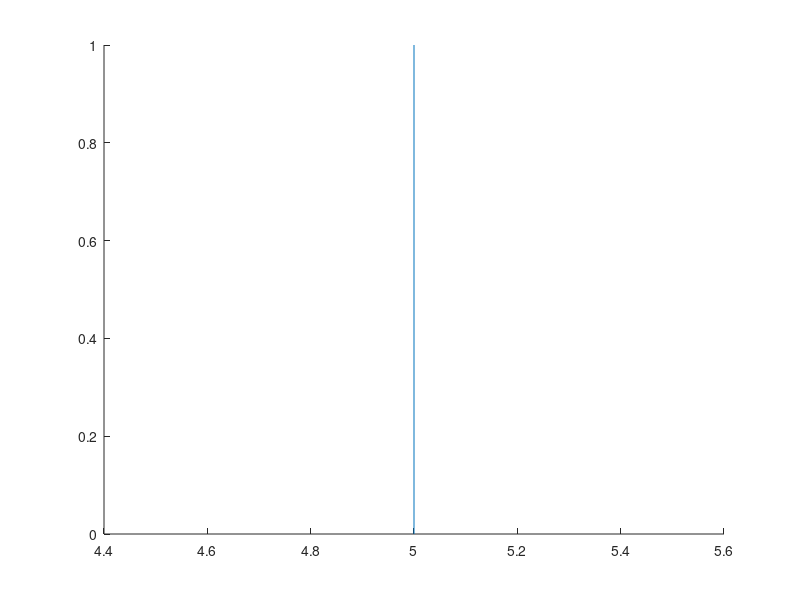

Source code (MATLAB):

% 绘制垂直线并保存线对象
h = line([5, 5], [0, 1]);

% 设置线的颜色为红色
% set(h, 'Color', 'red');
